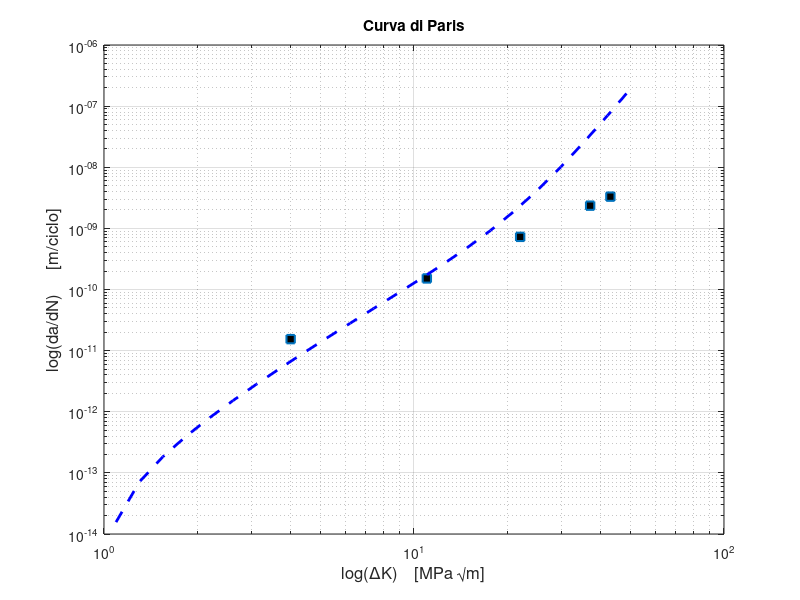

This chart was generated by the following MATLAB code:
%% Curva di Paris %%

clc
clear all
close all

%%%%%%%%%%%%%%%%%     DATI    %%%%%%%%%%%%%%%%%%%%%%%%%%%%

% Parametro C [-]
C = 6.72e-13;

% Parametro n [-]
m = 2.26;

% Vettore lunghezze di cricca
a = [1.5 2.7 4.1 8.0 10.0 11.0];

% Vettore SIF
SIF = [13 17 24 35 50 56];

% Vettore Delta K
Delta_K = [];
for i=1:length(SIF)-1
Delta_K(i) = SIF(i+1) - SIF(1);
end

% Vettore velocità di propagazione di cricca
da_dN = C*Delta_K.^m;

% Curva di fitting di Paris
x = logspace(-2,1.7);
y = (1.0e-12)*x.^6 + (-1.0e-11)*x.^5 + (1.0e-11)*x.^4 + (1.0e-8)*x.^3 + (-1.0e-8)*x.^2; 
y = y*(1.4e-5);


% Plot della curva di Paris
figure

loglog(Delta_K, da_dN,'square', 'LineWidth', 1.5, 'MarkerSize', 6, 'MarkerFaceColor', 'k');
hold on;
loglog(x,y, 'b--', 'LineWidth', 2, 'MarkerSize', 6, 'MarkerFaceColor', 'b', 'DisplayName', 'Curva di Fitting')
title('Curva di Paris');
xlabel('log(\DeltaK)    [MPa \surd{m}]', 'FontSize', 12, 'Interpreter', 'tex');  
ylabel('log(da/dN)      [m/ciclo]', 'FontSize', 12);
xlim([1, 100])
% ylim([10^-11, 10^-9])
%set(gca, 'XScale', 'log', 'YScale', 'log');
grid on;



